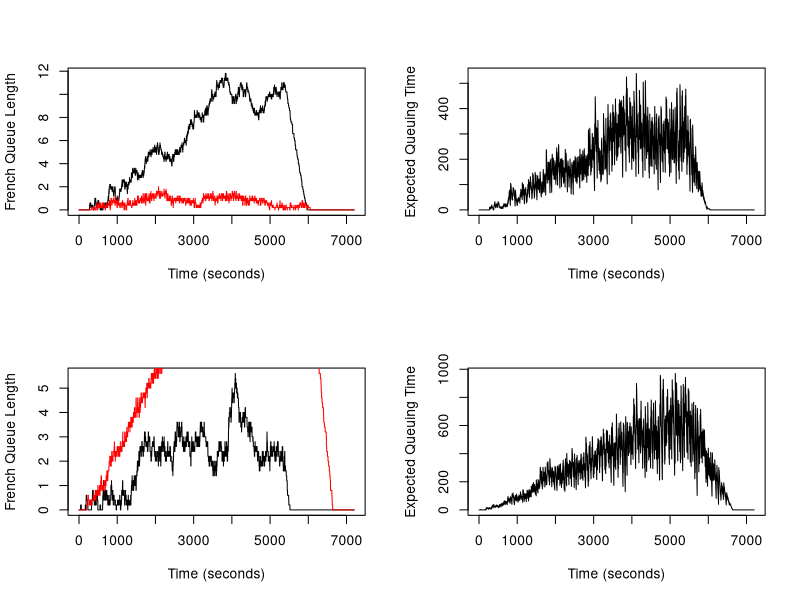

Generate this figure with R:

qsim <- function(mf, mb, a.rate, trb, trf, tmb, tmf, maxb){
  
  # Initialize state variables: these values correspons to time t = 0
  
  # each column of french_arrivals represents number of car arriving 
  # at each French station at the beginning of time t
  french_arrivals <- rep(0,mf)
  fa <- french_arrivals
  # each column of french_queues represents the number of cars waiting 
  # at each French station's queue at the beginning of time t
  french_queues <- rep(0,mf)
  fq <- french_queues
  # each column of french_time represents the service time left for a customer
  # at each French station at the beginning of time t
  french_times <- rep(0,mf)
  ft <- french_times
  # each column of french_busy indicates whether each 
  # French station is busy (1) or not (0) at the beginning of time t
  french_busy <- rep(0,mf)
  fb <- french_busy
  # each column of french_exit indicates whether there's an exit (1) or not (1)
  # at each station at the end of time t/beginning of time t+1 
  french_exit <- rep(0,mf)
  fe <- french_exit
  # each column of french_stuck indicates whether there's a car stuck at 
  # the corresponding station (1) or not (0) at the end of time t/
  # beginning of time t+1. 
  french_stuck <- rep(0,mf)
  fs <- french_stuck
  # Do the same for the British queues and time
  british_arrivals <- rep(0,mb)
  ba <- british_arrivals
  
  british_queues <- rep(0,mb)
  bq <- british_queues
  
  british_times <- rep(0,mb)
  bt <- british_times
  
  british_busy <- rep(0,mb)
  bb <- british_busy
  
  british_exit <- rep(0,mb)
  be <- british_exit
  
  
  # each column of british_available indicates whether each station is 
  # available (1) or not (0) at the end of time t/beginning of t+1 
  # for containing a car arriving from the French's exit
  british_available <- rep(1,mb)
  bav <- british_available
  
  # which stations are available?
  available_station <- which(british_available == 1)
  
  #Initialize the empty vectors 
  nf <- numeric()
  nb <- numeric()
  eq <- numeric() 
  
  for (t in 1:7200) {
    # Reset number of arrivals for both British and French at the start of loop
    french_arrivals <- rep(0,mf)
    british_arrivals <- rep(0,mf)
    
    # Start from the british stations
    
    # update british arrivals at time t
    
    # arrivals depends on french_exit at t-1
    # if a car manages to exit at t-1, it already checked the availability of 
    # British stations
    ########################################################################################################
    
    # number of arrivals
    british_num_arrivals <- sum(french_exit)
    
    if (british_num_arrivals > 0){
      
      # number of busy British stations
      num_british_busy <- sum(british_busy)
      
      for (i in 1:british_num_arrivals){
        if (num_british_busy < 5) {
          # go to the station that is not busy
          # if station is not busy at t-1, it's available at t
          go_here <- available_station[which.min(british_busy[available_station])]
          british_arrivals[go_here] <- 1
          # remove the chosen station from choices of available station
          available_station <- available_station[!available_station == go_here]
          # the chosen station is now busy to serve the new car
          num_british_busy <- num_british_busy + 1
        }
        else{
          # only consider the minimum queue from stations that are available
          # minimum queue length at time t-1
          
          # which available station has the minimum queue?
          # first extract the british queues that are available
          # then find the index of the extracted stations with the minimum queue
          # finally index available_station to get the original index of the
          # available station with the minimum queue length to go
          go_here <- available_station[which.min(british_queues[available_station])]
          
          # enter one available station with minimum queue 
          british_arrivals[go_here] <- 1
          
          # remove the chosen station from the choices of available station
          available_station <- available_station[!available_station == go_here]
        }
      }
    }
    

      
      # update British station busy state to values at time t
      
      # a British station is busy at time t if:
      # (1) the service time left at t-1 is more than 1 second 
      #     (i.e, still need to serve at time t)
      # (2) there's a customer waiting in queue at t-1 ready to be served
      # (3) a customer arrives exactly at time t
    for (i in 1:mb){
      if (british_times[i] > 1 || british_queues[i] > 0 || british_arrivals[i] == 1){
        british_busy[i] <- 1
      }
      # otherwise, the station is not busy
      else{
        british_busy[i] <- 0
      }
    }
      
      # update British queues length to values at time t
    for (i in 1:mb){
    
      # a British station's queue length changes when:
      # (1) if a station is busy at time t-1 (service time at t-1 > 1) 
      #     then add number of arrivals at time t to the queue's length at time t-1.
      # notice that these conditions allow a car who arrives exactly at time t
      # without any queue to go straight into the station without having to queue
      if (british_times[i] > 1){
        british_queues[i] <- british_queues[i] + british_arrivals[i]
      }
      
      # (2) if there's an exit recorded at time t-1 then reduce the length of the
      #     queue by the number of exit and add the arrivals at time t to the 
      #     queue length at time t-1
      else if (british_exit[i] == 1){
        british_queues[i] <- max(0,british_queues[i] - british_exit[i] + british_arrivals[i])
      }
      
      # update British service time
      
      # a British station's service time changes when:
      # (1) if the service time at t-1 > 1 then reduce that by one since
      #     time has progressed by one second after each iteration
      if (british_times[i] > 1){
        british_times[i] <- british_times[i] - 1
      }
      
      # (2) else if the station at time t is busy because of a new customer 
      #     arriving at time t and go straight to the station because 
      #     it is still serving previous customer (first if condition)) 
      #     then generate a new service time following uniform(tmb, tmb+trb)
      else if (british_busy[i] == 1){
        british_times[i] <- round(runif(1, tmb, tmb+trb),0)
      }
      
      # (3) otherwise, the station is not busy with no cars waiting or being served.
      #     So, assign zero.
      else{
        british_times[i] <- 0
      }
    }
      # update British exit state at time t
      
    for (i in 1:mb){
      # A car exit's value is recorded at time t when:
      # (1) if its service time at time t is 1 which implies that its service 
      #     will be finished at the end of time t
      if (british_times[i] == 1){
        british_exit[i] <- 1
      }
      
      # (2) in all other cases, no cars will exit
      else{
        british_exit[i] <- 0
      }
    }
    
    #########################################################################################################    
    
    
    # update British availability at time t
    for (i in 1:mb){
      # British station is available if:
      # (1) number of its queue at t-1 < maximum queue length; or
      # (2) service time at t-1 == 1 since even if queue length at t-1 is maxb,
      #     at time t one person will exit and queue length at time t will be
      #     maxb - 1 < maxb
      
      if (british_queues[i] < maxb || british_times[i] == 1){
        british_available[i] <- 1
      }
      
      # otherwise, British station is not available
      else{
        british_available[i] <- 0
      }
    }
    
    # indices of available station
    available_station <- which(british_available == 1)
    
    # number of available station
    num_available_station <- sum(british_available)
    
    ##################################################################################################
    
    
    
    
    ba <- rbind(ba, british_arrivals)
    bq <- rbind(bq, british_queues)
    bt <- rbind(bt, british_times)
    bb <- rbind(bb, british_busy)
    be <- rbind(be, british_exit)
    bav <- rbind(bav, british_available)
      
    ## French side
    
    # Generate Poisson arrivals only within the first 90 minutes
    if (t <= 5400){  # 60x90mins = 5400s
      
      # the probability that a car arrives is a.rate
      # Let U be a random variable following Uniform(0,1)
      # Then, the Pr(U < a.rate) = a.rate
      # Therefore, a number simulated from Uniform(0,1) being less than a.rate
      # (the probability of this happening is a.rate) implies that a car arrives
      num_arrivals <- as.integer(runif(1) < a.rate)
      
      # Assign the num_arrivals to the shortest french queues using which.min
      # update to arrival number at time t
      # assume that arriving car does not know how many seconds left
      # the previous customer who is still being served at t-1 has in the station
      
      # Which station should be assigned for the new car
      # If there's a station that is not busy
      # choose to go to that station

      if (sum(french_busy) < 5) {
        french_arrivals[which.min(french_busy)] <- num_arrivals
      }

      # otherwise, pick the station with the smallest queue length
      else {
        french_arrivals[which.min(french_queues)] <- num_arrivals
      }
    }
    
    # For each individual station at the French border
    # Processing cars from the french station to the British station 
    for (i in 1:mf) {
      
      # update french station busy state to values at time t
      
      # a French station is busy at time t if:
      # (1) the service time left at t-1 is more than 1 second 
      #     (i.e, still need to serve at time t)
      # (2) there's a customer waiting in queue at t-1 ready to be served
      # (3) a customer arrives exactly at time t
      # (4) a car is stuck inside waiting for the British queues to free up
      
      if (french_times[i] > 1 || french_queues[i] > 0 || french_arrivals[i] == 1 || french_stuck[i] == 1){
        french_busy[i] <- 1
      }
      # otherwise, the station is not busy
      else{
        french_busy[i] <- 0
      }
    }
      
      # update french queues length to values at time t
    for (i in 1:mf){
      
      # a French station's queue length changes when:
      # (1) if a station is busy at time t-1 (service time at t-1 > 1 
      #     or a car is stuck inside) then add number of arrivals at time t
      #     to the queue's length at time t-1.
      # notice that these conditions allow a car who arrives exactly at time t
      # without any queue to go straight into the station without having to queue
      if (french_times[i] > 1 || french_stuck[i] == 1){
        french_queues[i] <- french_queues[i] + french_arrivals[i]
      }
      
      # (2) if there's an exit recorded at time t-1 then reduce the length of the
      #     queue by the number of exit and add the arrivals at time t to the 
      #     queue length at time t-1
      else if (french_exit[i] == 1){
        french_queues[i] <- max(0,french_queues[i] - french_exit[i] + french_arrivals[i])
      }
    }
      
      # update service time
    for (i in 1:mf){
      # a French station's service time changes when:
      # (1) if the service time at t-1 > 1 then reduce that by one since
      #     time has progressed by one second after each iteration
      if (french_times[i] > 1){
        french_times[i] <- french_times[i] - 1
      }
      
      # (2) else if the station at time t is busy because of a new customer 
      #     arriving at time t and go straight to the station (instead of busy
      #     because a car is stuck or because it is still serving previous customer 
      #     (first if condition)) then generate a new service time following
      #     uniform(tmf, tmf+trf)
      else if (french_busy[i] == 1 && french_stuck[i] == 0){
        french_times[i] <- round(runif(1, tmf, tmf+trf),0)
      }
      
      # (3) otherwise, the server is not busy with no cars waiting or being served.
      #     So, assign zero.
      else{
        french_times[i] <- 0
      }
    }
      
    # update exit and stuck state at time t
      
    for (i in 1:mf){
      # (1) if its service time at time t == 1 it implies that its service 
      #     will be finished at the end of time t and there is an available 
      #     spot at the British stations, then the car can exit
           
      if (french_times[i] == 1 && num_available_station > 0){
        french_exit[i] <- 1
        num_available_station <- num_available_station - 1
      }
      
      # (2) else if service time at t == 1 but there is no free space at the
      #     British station, the car doesn't exit (assign 0 to french_exit) but 
      #     it gets stuck for the first time (assign 1 to french_Stuck)
      else if(french_times[i] == 1 && num_available_station == 0){
        french_exit[i] <- 0
        french_stuck[i] <- 1
      }
      
      # (3) in all other cases, no cars will exit
      else{
        french_exit[i] <- 0
      }
    }

####################################################################################################################################################
    # for each station, update stuck at time t to still stuck or manage to exit
    
    # for (i in 1:mf){
    #   # (1) if a car is stuck at the beginning of time t (indicated by 0 service time left)
    #   #     at time t but station is still busy) and there's no space in the 
    #   #     British stations at the end of time t, then the car is still stuck
    #   if (french_times[i] == 0 && french_busy[i] == 1 && sum(british_available) == 0){
    #     french_stuck[i] <- 1
    #   }
    #   
    #   # (2) else if a car is stuck at the beginning of time t and a space in the
    #   #     British stations frees up at the end of time t, then the car is 
    #   #     no longer stuck (0) and may exit (assign 1 to french_exit)
    #   ###else if (french_times[i] == 0 && french_busy[i] == 1 && sum(british_available) > 0){
    #   #  french_stuck[i] <- 0
    #   #  french_exit[i] <- 1
    #   #}
    #   else if (french_times[i] == 0 && french_busy[i] == 1 && sum(british_available) > 0 && (mb*maxb-sum(british_queues)) >= sum(french_stuck)) {
    #     french_stuck[i] <- 0
    #     french_exit[i] <- 1
    #   }
    #   
    #   # (3) else if a car is stuck at the beginning of time t but the number of spaces in the British stations
    #   #     is smaller than the number of cars being stuck), then some cars is 
    #   #     no longer stuck (0) and may exit (assign 1 to french_exit)
    #   #     other cars that can't move to the British stations are stuck again (going back to the condition(1)) 
    #   
    #   else if (french_times[i] == 0 && french_busy[i] == 1 && sum(british_available) > 0 && (mb*maxb-sum(british_queues)) < sum(french_stuck)) {
    #     if (british_queues[which.min(british_queues)] == maxb-1) {
    #       british_available[which.min(british_queues)] <- 0
    #       british_queues[which.min(british_queues)] <- british_queues[which.min(british_queues)] + 1
    #     }
    #     else {
    #       british_queues[which.min(british_queues)] <- british_queues[which.min(british_queues)] + 1
    #     }
    #     french_stuck[i] <- 0
    #     french_exit[i] <- 1
    #   }
    #   
    #   # in all other cases, no car is stuck
    #   else{
    #     french_stuck[i] <- 0
    #   }
    #   
      # outline
      for (i in 1:mf){
        # if you've been assigned exit, you cannot be stuck
        if (french_exit[i] == 1){
          french_stuck[i] <- 0
        }
        # else if the car was assigned to be stuck, check whether it is still
        # stuck or it can exit
        else if (french_stuck[i] == 1){
          # if there is an available station, it can exit
          if (num_available_station > 0){
            french_stuck[i] <- 0
            french_exit[i] <- 1
            num_available_station <- num_available_station - 1
          }
        }
      }
####################################################################################################################################################
    
    fa <- rbind(fa, french_arrivals)
    fq <- rbind(fq, french_queues)
    ft <- rbind(ft, french_times)
    fb <- rbind(fb, french_busy)
    fe <- rbind(fe, french_exit)
    fs <- rbind(fs, french_stuck)
      
   
    # Record queue lengths
    nf[t] <- mean(french_queues)
    nb[t] <- mean(british_queues)
    
    # Expected waiting time at the start of the French queue
    eq[t] <- mean(french_queues) * mean(french_times) + mean(british_queues) * mean(british_times)
    
  }
  
  return(list(nf = nf, nb = nb, eq = eq, 
              ba = ba, bq = bq, bt = bt, bb = bb, be = be, bav = bav,
              fa = fa, fq = fq, ft = ft, fb = fb, fe = fe, fs = fs))
}

set.seed(1)

sim <- qsim(mf=5,mb=5,a.rate=.1,trb=40,trf=40,tmb=30,tmf=30,maxb=20)

sim

sim_40 <- qsim(mf=5,mb=5,a.rate=.1,trb=40,trf=40,tmb=40,tmf=30,maxb=20)
sim_40

simt <- qsim(mf=5,mb=5,a.rate=0.9,trb=40,trf=5,tmb=100,tmf=5,maxb=2)

tail(sim_40$nf, n = 1000)

# Plot
# Set up a 2x2 grid for plots
par(mfrow = c(2, 2))  

# Plot 1: French and British queue lengths over time
plot(1:7200, sim$nf, type = "l", xlab = "Time (seconds)", ylab = "French Queue Length")
lines(1:7200, sim$nb, col = "red")
# legend("topright", legend = c("French Queue", "British Queue"), col = c("black", "red"), lty = 1)

# Plot 2: Expected queuing time over time
plot(1:7200, sim$eq, type = "l", xlab = "Time (seconds)", ylab = "Expected Queuing Time")

# Plot 3: French and British queue lengths over time
plot(1:7200, sim_40$nf, type = "l", xlab = "Time (seconds)", ylab = "French Queue Length")
lines(1:7200, sim_40$nb, col = "red")
# legend("topright", legend = c("French Queue", "British Queue"), col = c("black", "red"), lty = 1)

# Plot 4: Expected queuing time over time
plot(1:7200, sim_40$eq, type = "l", xlab = "Time (seconds)", ylab = "Expected Queuing Time")




df <- data.frame(f_arrival = sim$fa, f_queue = sim$fq, f_time = sim$ft, f_busy = sim$fb, 
                  f_exit =sim$fe, f_stuck = sim$fs, b_arrival = sim$ba, b_queue = sim$bq, 
                  b_time = sim$bt, b_busy = sim$bb, b_exit = sim$be, b_available = sim$bav)

df40 <- data.frame(f_arrival = sim_40$fa, f_queue = sim_40$fq, f_time = sim_40$ft, f_busy = sim_40$fb, 
                 f_exit =sim_40$fe, f_stuck = sim_40$fs, b_arrival = sim_40$ba, b_queue = sim_40$bq, 
                 b_time = sim_40$bt, b_busy = sim_40$bb, b_exit = sim_40$be, b_available = sim_40$bav)


dft <- data.frame(f_arrival = simt$fa, f_queue = simt$fq, f_time = simt$ft, f_busy = simt$fb, 
                 f_exit =simt$fe, f_stuck = simt$fs, b_arrival = simt$ba, b_queue = simt$bq, 
                 b_time = simt$bt, b_busy = simt$bb, b_exit = simt$be, b_available = simt$bav)


library("writexl")
library("openxlsx")

write_xlsx(df,"C:\\ME\\new_data.xlsx")
write_xlsx(df40,"C:\\ME\\new_data40.xlsx")
write_xlsx(dft,"C:\\ME\\new_datat.xlsx")







